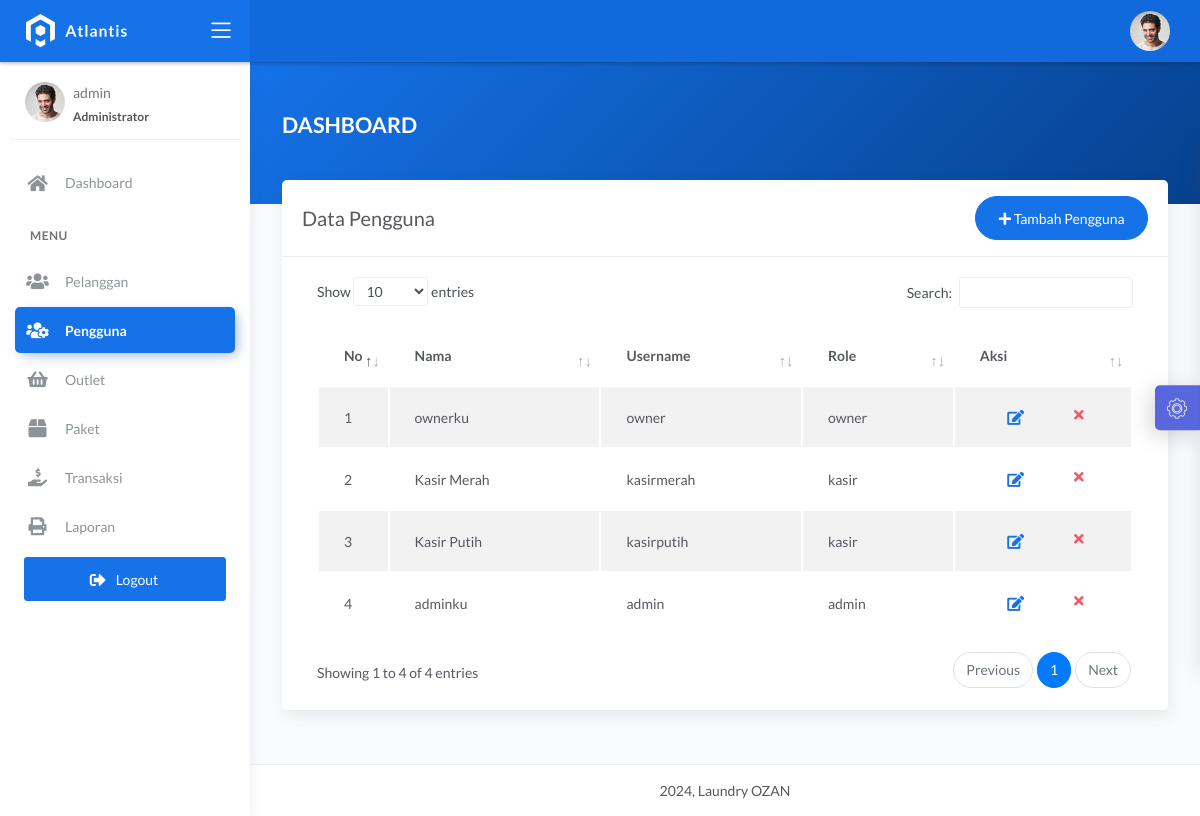
The page /admin/pengguna.php (signed in) on the database its author committed.
### tables this page shows
CREATE TABLE `user` (
  `id_user` int(11) NOT NULL,
  `nama_user` varchar(228) DEFAULT NULL,
  `username` varchar(228) DEFAULT NULL,
  `password` varchar(228) DEFAULT NULL,
  `outlet_id` int(11) DEFAULT NULL,
  `role` enum('admin','kasir','owner') DEFAULT NULL
);

### admin/pengguna.php (the view, shortened to what this page needs)
<?php
$title = 'Data Pengguna';
require 'koneksi.php';
$data = mysqli_query($conn, 'SELECT * FROM user ORDER BY role desc');
require 'header.php';
?>
<div class="panel-header bg-primary-gradient">
    <div class="page-inner py-5">
        <div class="d-flex align-items-left align-items-md-center flex-column flex-md-row">
            <div>
                <h2 class="text-white pb-2 fw-bold">DASHBOARD</h2>
            </div>
        </div>
    </div>
</div>
<div class="page-inner mt--5">
    <diva class="row">
        <div class="col-md-12">
            <div class="card">
                <div class="card-header">
                    <div class="d-flex align-items-center">
                        <h4 class="card-title"><?= $title; ?></h4>
                        <a href="tambah_pengguna.php" class="btn btn-primary btn-round ml-auto">
                            <i class="fa fa-plus"></i>
                            Tambah Pengguna
                        </a>
                    </div>
                </div>
                <div class="card-body">
                    <div class="table-responsive">
                        <table id="basic-datatables" class="display table table-striped table-hover">
                            <thead>
                                <tr>
                                    <th style="width: 7%;">No</th>
                                    <th>Nama</th>
                                    <th>Username</th>
                                    <th>Role</th>
                                    <th style="width: 10%;">Aksi</th>
                                </tr>
                            </thead>
                            <tbody>
                                <?php
                                $no = 1;
                                if (mysqli_num_rows($data) > 0) {
                                    while ($user = mysqli_fetch_assoc($data)) {
                                ?>
                                        <tr>
                                            <td><?= $no++; ?></td>
                                            <td><?= $user['nama_user']; ?></td>
                                            <td><?= $user['username']; ?></td>
                                            <td><?= $user['role']; ?></td>
                                            <td>
                                                <div class="form-button-action">
                                                    <a href="edit_pengguna.php?id=<?= $user['id_user']; ?>" type="button" data-toggle="tooltip" title="" class="btn btn-link btn-primary btn-lg" data-original-title="Edit">
                                                        <i class="fa fa-edit"></i>
                                                    </a>
                                                    <a href="hapus_pengguna.php?id=<?= $user['id_user']; ?>" onclick="return confirm('Yakin hapus data?');" type="button" data-toggle="tooltip" title="" class="btn btn-link btn-danger" data-original-title="Hapus">
                                                        <i class="fa fa-times"></i>
                                                    </a>
                                                </div>
                                            </td>
                                        </tr>
                                <?php }
                                }
                                ?>
                            </tbody>
                        </table>
                    </div>
                </div>
            </div>
        </div>
</div>
</div>
<?php
require 'footer.php';
?>

### rows shown on the page
user: nama_user "ownerku", username "owner", role "owner"
user: nama_user "Kasir Merah", username "kasirmerah", role "kasir"
user: nama_user "Kasir Putih", username "kasirputih", role "kasir"
user: nama_user "adminku", username "admin", role "admin"

### other values the page prints
$_SESSION['username'] "admin"
$title "Data Pengguna"
